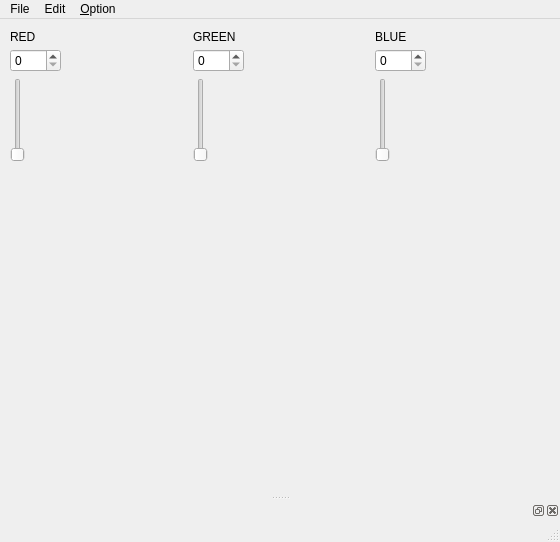
<?xml version="1.0" encoding="UTF-8"?>
<ui version="4.0">
 <class>MainWindow</class>
 <widget class="QMainWindow" name="MainWindow">
  <property name="geometry">
   <rect>
    <x>0</x>
    <y>0</y>
    <width>560</width>
    <height>542</height>
   </rect>
  </property>
  <property name="windowTitle">
   <string>MainWindow</string>
  </property>
  <widget class="QWidget" name="centralwidget">
   <widget class="QLabel" name="label">
    <property name="geometry">
     <rect>
      <x>10</x>
      <y>10</y>
      <width>26</width>
      <height>16</height>
     </rect>
    </property>
    <property name="text">
     <string>RED</string>
    </property>
   </widget>
   <widget class="QSpinBox" name="spinBox">
    <property name="geometry">
     <rect>
      <x>10</x>
      <y>30</y>
      <width>51</width>
      <height>23</height>
     </rect>
    </property>
    <property name="maximum">
     <number>255</number>
    </property>
   </widget>
   <widget class="QSlider" name="verticalSlider">
    <property name="geometry">
     <rect>
      <x>10</x>
      <y>59</y>
      <width>16</width>
      <height>84</height>
     </rect>
    </property>
    <property name="maximum">
     <number>255</number>
    </property>
    <property name="orientation">
     <enum>Qt::Orientation::Vertical</enum>
    </property>
   </widget>
   <widget class="QLabel" name="label_3">
    <property name="geometry">
     <rect>
      <x>375</x>
      <y>10</y>
      <width>31</width>
      <height>16</height>
     </rect>
    </property>
    <property name="text">
     <string>BLUE</string>
    </property>
   </widget>
   <widget class="QSlider" name="verticalSlider_3">
    <property name="geometry">
     <rect>
      <x>375</x>
      <y>59</y>
      <width>16</width>
      <height>84</height>
     </rect>
    </property>
    <property name="maximum">
     <number>255</number>
    </property>
    <property name="orientation">
     <enum>Qt::Orientation::Vertical</enum>
    </property>
   </widget>
   <widget class="QSpinBox" name="spinBox_3">
    <property name="geometry">
     <rect>
      <x>375</x>
      <y>30</y>
      <width>51</width>
      <height>23</height>
     </rect>
    </property>
    <property name="maximum">
     <number>255</number>
    </property>
   </widget>
   <widget class="QLabel" name="label_2">
    <property name="geometry">
     <rect>
      <x>193</x>
      <y>10</y>
      <width>42</width>
      <height>16</height>
     </rect>
    </property>
    <property name="text">
     <string>GREEN</string>
    </property>
   </widget>
   <widget class="QSpinBox" name="spinBox_2">
    <property name="geometry">
     <rect>
      <x>193</x>
      <y>30</y>
      <width>51</width>
      <height>23</height>
     </rect>
    </property>
    <property name="maximum">
     <number>255</number>
    </property>
   </widget>
   <widget class="QSlider" name="verticalSlider_2">
    <property name="geometry">
     <rect>
      <x>193</x>
      <y>59</y>
      <width>16</width>
      <height>84</height>
     </rect>
    </property>
    <property name="maximum">
     <number>255</number>
    </property>
    <property name="orientation">
     <enum>Qt::Orientation::Vertical</enum>
    </property>
   </widget>
  </widget>
  <widget class="QMenuBar" name="menubar">
   <property name="geometry">
    <rect>
     <x>0</x>
     <y>0</y>
     <width>560</width>
     <height>19</height>
    </rect>
   </property>
   <widget class="QMenu" name="menuFile">
    <property name="title">
     <string>File</string>
    </property>
    <addaction name="actionSave"/>
    <addaction name="actionSave_as"/>
    <addaction name="separator"/>
    <addaction name="separator"/>
    <addaction name="actionOpen"/>
   </widget>
   <widget class="QMenu" name="menuEdit">
    <property name="title">
     <string>Edit</string>
    </property>
   </widget>
   <widget class="QMenu" name="menu_Option">
    <property name="title">
     <string>&amp;Option</string>
    </property>
    <addaction name="actionRun"/>
   </widget>
   <addaction name="menuFile"/>
   <addaction name="menuEdit"/>
   <addaction name="menu_Option"/>
  </widget>
  <widget class="QStatusBar" name="statusbar"/>
  <widget class="QDockWidget" name="Dock">
   <attribute name="dockWidgetArea">
    <number>8</number>
   </attribute>
   <widget class="QWidget" name="dockWidgetContents"/>
  </widget>
  <action name="actionRun">
   <property name="text">
    <string>Run</string>
   </property>
  </action>
  <action name="actionSave">
   <property name="text">
    <string>Save</string>
   </property>
  </action>
  <action name="actionSave_as">
   <property name="text">
    <string>Save as</string>
   </property>
  </action>
  <action name="actionOpen">
   <property name="icon">
    <iconset theme="QIcon::ThemeIcon::Battery"/>
   </property>
   <property name="text">
    <string>Open</string>
   </property>
  </action>
 </widget>
 <resources/>
 <connections>
  <connection>
   <sender>verticalSlider</sender>
   <signal>valueChanged(int)</signal>
   <receiver>spinBox</receiver>
   <slot>setValue(int)</slot>
   <hints>
    <hint type="sourcelabel">
     <x>55</x>
     <y>228</y>
    </hint>
    <hint type="destinationlabel">
     <x>57</x>
     <y>60</y>
    </hint>
   </hints>
  </connection>
  <connection>
   <sender>spinBox</sender>
   <signal>valueChanged(int)</signal>
   <receiver>verticalSlider</receiver>
   <slot>setValue(int)</slot>
   <hints>
    <hint type="sourcelabel">
     <x>77</x>
     <y>59</y>
    </hint>
    <hint type="destinationlabel">
     <x>55</x>
     <y>220</y>
    </hint>
   </hints>
  </connection>
  <connection>
   <sender>verticalSlider_2</sender>
   <signal>valueChanged(int)</signal>
   <receiver>spinBox_2</receiver>
   <slot>setValue(int)</slot>
   <hints>
    <hint type="sourcelabel">
     <x>184</x>
     <y>288</y>
    </hint>
    <hint type="destinationlabel">
     <x>207</x>
     <y>60</y>
    </hint>
   </hints>
  </connection>
  <connection>
   <sender>spinBox_2</sender>
   <signal>valueChanged(int)</signal>
   <receiver>verticalSlider_2</receiver>
   <slot>setValue(int)</slot>
   <hints>
    <hint type="sourcelabel">
     <x>185</x>
     <y>61</y>
    </hint>
    <hint type="destinationlabel">
     <x>182</x>
     <y>206</y>
    </hint>
   </hints>
  </connection>
  <connection>
   <sender>verticalSlider_3</sender>
   <signal>valueChanged(int)</signal>
   <receiver>spinBox_3</receiver>
   <slot>setValue(int)</slot>
   <hints>
    <hint type="sourcelabel">
     <x>314</x>
     <y>231</y>
    </hint>
    <hint type="destinationlabel">
     <x>320</x>
     <y>64</y>
    </hint>
   </hints>
  </connection>
  <connection>
   <sender>spinBox_3</sender>
   <signal>valueChanged(int)</signal>
   <receiver>verticalSlider_3</receiver>
   <slot>setValue(int)</slot>
   <hints>
    <hint type="sourcelabel">
     <x>338</x>
     <y>63</y>
    </hint>
    <hint type="destinationlabel">
     <x>315</x>
     <y>162</y>
    </hint>
   </hints>
  </connection>
 </connections>
</ui>
